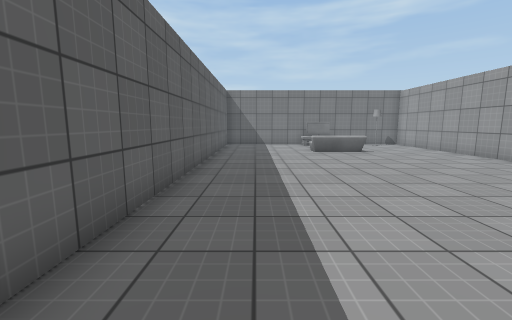
view 1 (above)

19 first-person views from a walk through a Unity game level. The camera is 1.3 m above the floor, tilts 8° down and sees 90° across. The floor is counted in squares, 1 m on a side. Each view is taken from the middle of a square. On the plan, view 1 faces up. The plan holds only what a view shows up to about 13 squares ahead; the rest is blank. The player is left out. Surface patterns are stand-ins for the level's own textures.

view 2
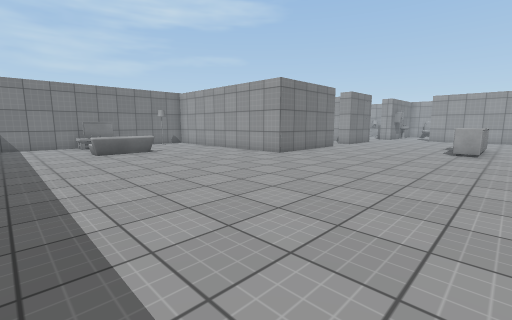

view 3
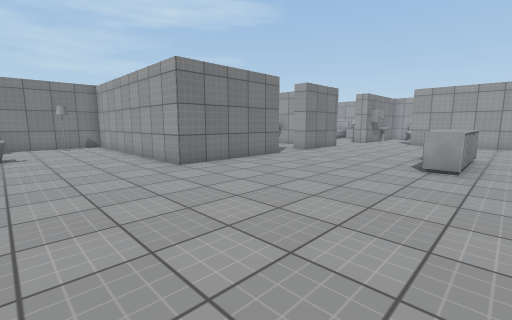

view 4
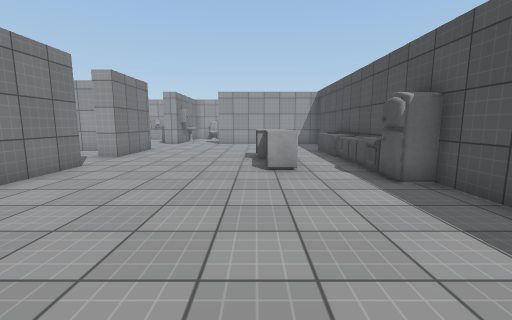

view 5
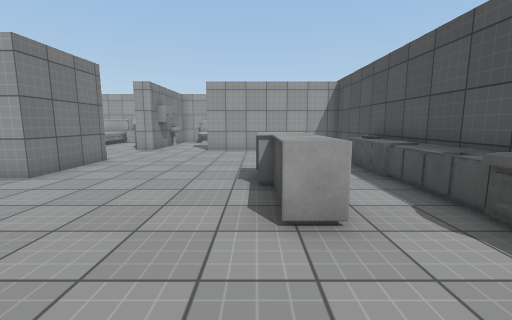

view 6
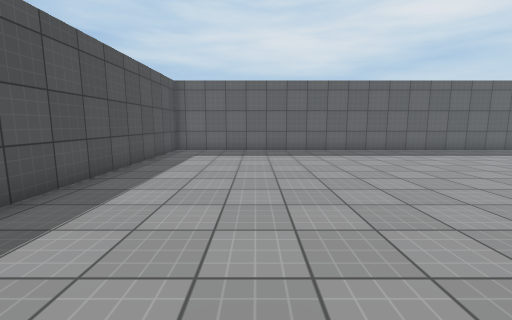

view 7
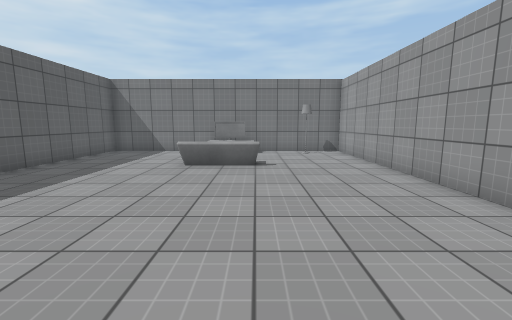

view 8
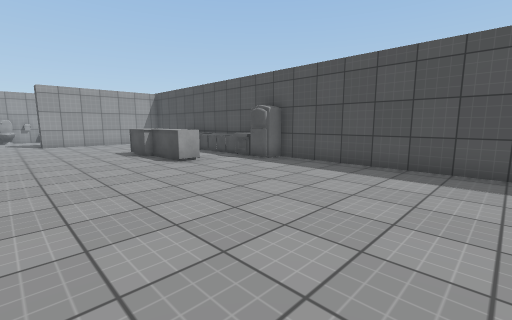

view 9
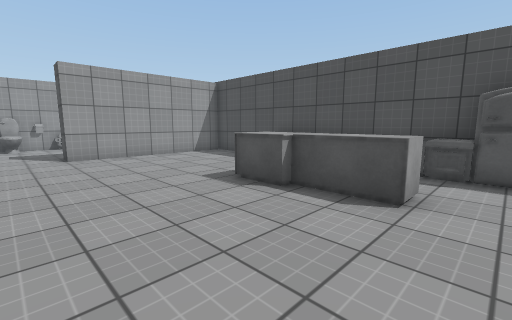

view 10
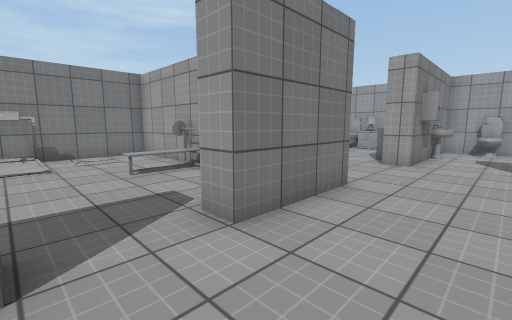

view 11
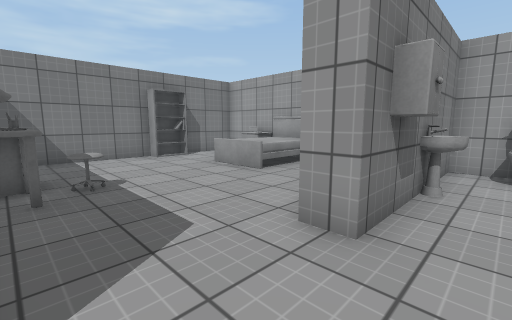

view 12
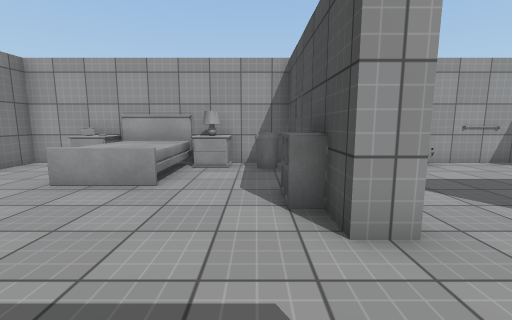

view 13
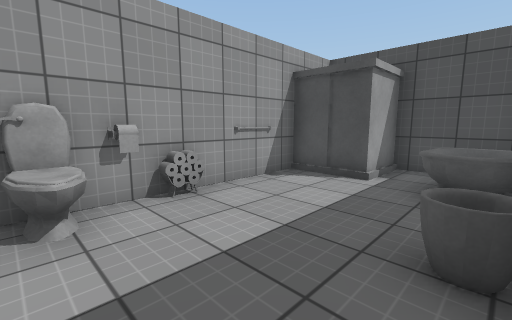

view 14
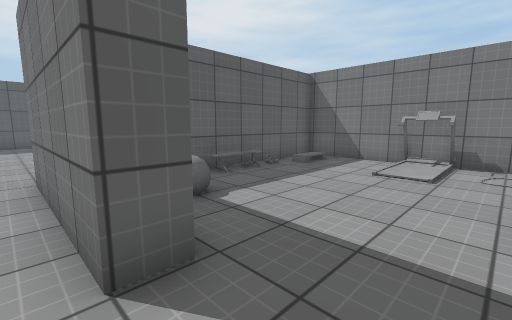

view 15
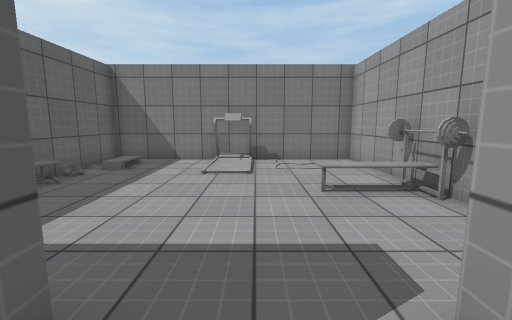

view 16
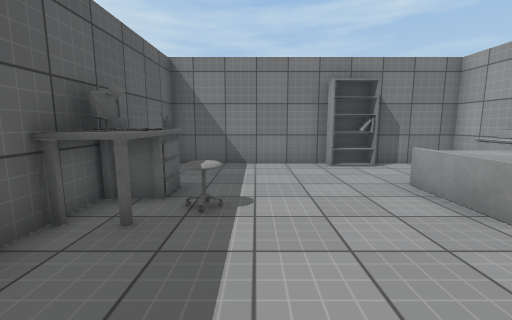

view 17
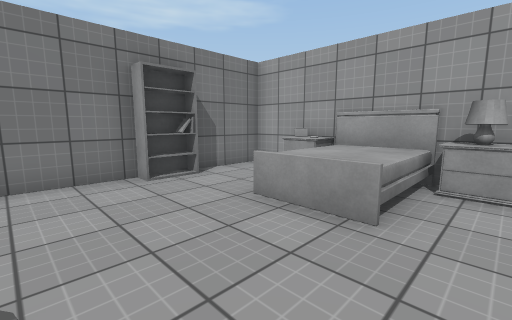

view 18
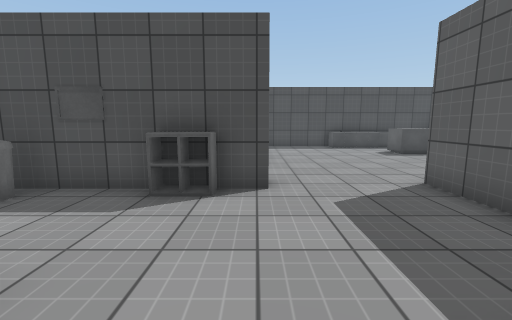

view 19
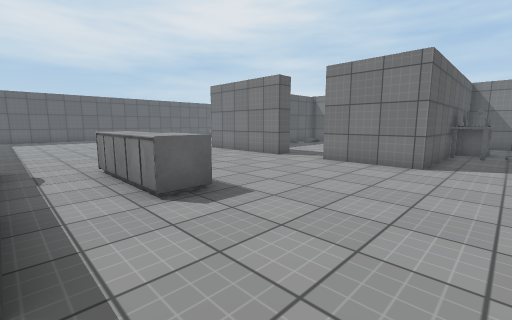

### Floor plan
Ten units are one square. View 1 is at (0, 0); x grows to the right and y downward. Boxes are objects, and circles mark ways between rooms. Rooms are numbered by the first view taken in them; rooms with no view inside come last. Other rooms are left out.
<svg viewBox="-23 -170 313 200">
<path fill="none" stroke="#000" d="M139 -74 90 -74 90 -164 -18 -164 -18 20 135 20M154 20 165 20M193 -74 161 -74M184 20 228 20 228 -44M245 -79 285 -79 285 -164 259 -164M244 -164 193 -164 193 -74M228 -71 228 -79M228 -44 234 -44M285 1 285 -71 228 -71M239 20 264 20M228 -79 245 -79M139 -84 139 -74M185 -96 185 -164 98 -164 98 -106M161 -74 161 -84"/>
<rect x="25" y="-125" width="30" height="10" fill="#bbb"><title>sofa</title></rect>
<rect x="25" y="-165" width="10" height="10" fill="#bbb"><title>other object</title></rect>
<rect x="35" y="-165" width="10" height="10" fill="#bbb"><title>TV</title></rect>
<rect x="65" y="-165" width="10" height="10" fill="#bbb"><title>other object</title></rect>
<rect x="115" y="5" width="10" height="20" fill="#bbb"><title>fridge</title></rect>
<rect x="125" y="5" width="10" height="10" fill="#bbb"><title>other object</title></rect>
<rect x="125" y="-25" width="50" height="20" fill="#bbb"><title>other object</title></rect>
<rect x="135" y="5" width="30" height="20" fill="#bbb"><title>sink</title></rect>
<rect x="165" y="5" width="30" height="20" fill="#bbb"><title>drawers</title></rect>
<rect x="175" y="15" width="10" height="10" fill="#bbb"><title>other object</title></rect>
<rect x="195" y="-115" width="10" height="10" fill="#bbb"><title>other object</title></rect>
<rect x="195" y="-125" width="10" height="10" fill="#bbb"><title>other object</title></rect>
<rect x="195" y="-135" width="10" height="10" fill="#bbb"><title>table</title></rect>
<rect x="205" y="-125" width="10" height="10" fill="#bbb"><title>other object</title></rect>
<rect x="235" y="-165" width="30" height="10" fill="#bbb"><title>bookshelf</title></rect>
<rect x="245" y="-135" width="40" height="30" fill="#bbb"><title>bed</title></rect>
<rect x="265" y="-95" width="20" height="10" fill="#bbb"><title>other object</title></rect>
<rect x="275" y="-115" width="10" height="20" fill="#bbb"><title>table</title></rect>
<rect x="275" y="-145" width="10" height="20" fill="#bbb"><title>table</title></rect>
<rect x="275" y="-155" width="10" height="10" fill="#bbb"><title>table</title></rect>
<rect x="235" y="-15" width="20" height="30" fill="#bbb"><title>other object</title></rect>
<rect x="235" y="-45" width="10" height="20" fill="#bbb"><title>other object</title></rect>
<rect x="235" y="-85" width="10" height="10" fill="#bbb"><title>other object</title></rect>
<rect x="255" y="-5" width="30" height="20" fill="#bbb"><title>shower</title></rect>
<rect x="255" y="-75" width="10" height="10" fill="#bbb"><title>other object</title></rect>
<rect x="265" y="-65" width="20" height="10" fill="#bbb"><title>toilet</title></rect>
<rect x="275" y="-55" width="10" height="20" fill="#bbb"><title>toilet</title></rect>
<rect x="105" y="-105" width="20" height="20" fill="#bbb"><title>other object</title></rect>
<rect x="135" y="-165" width="20" height="20" fill="#bbb"><title>other object</title></rect>
<rect x="155" y="-135" width="30" height="30" fill="#bbb"><title>bench</title></rect>
<circle cx="210" cy="-73" r="3" fill="#2a7"/>
<circle cx="230" cy="-55" r="3" fill="#2a7"/>
<circle cx="150" cy="-80" r="3" fill="#2a7"/>
<text x="80" y="-60">1</text>
<text x="240" y="-120">2</text>
<text x="260" y="-30">3</text>
<text x="150" y="-120">4</text>
</svg>
Room 1 opens to room 2. Room 1 opens to room 3. Room 1 opens to room 4.

Where each view was taken, in squares from view 1:
view 1: 0 up, 0 right, facing up
view 2: 0 up, 0 right, facing up-right
view 3: 0 up, 5 right, facing up-right
view 4: 2 up, 6 right, facing right
view 5: 2 up, 10 right, facing right
view 6: 2 up, 11 right, facing left
view 7: 4 up, 5 right, facing up
view 8: 6 up, 5 right, facing down-right
view 9: 6 up, 12 right, facing down-right
view 10: 5 up, 14 right, facing up-right
view 11: 6 up, 20 right, facing up-right
view 12: 9 up, 20 right, facing right
view 13: 6 up, 24 right, facing down-right
view 14: 7 up, 16 right, facing up-left
view 15: 7 up, 15 right, facing up
view 16: 8 up, 22 right, facing up
view 17: 10 up, 22 right, facing up-right
view 18: 13 up, 23 right, facing down
view 19: 1 down, 21 right, facing up-left
